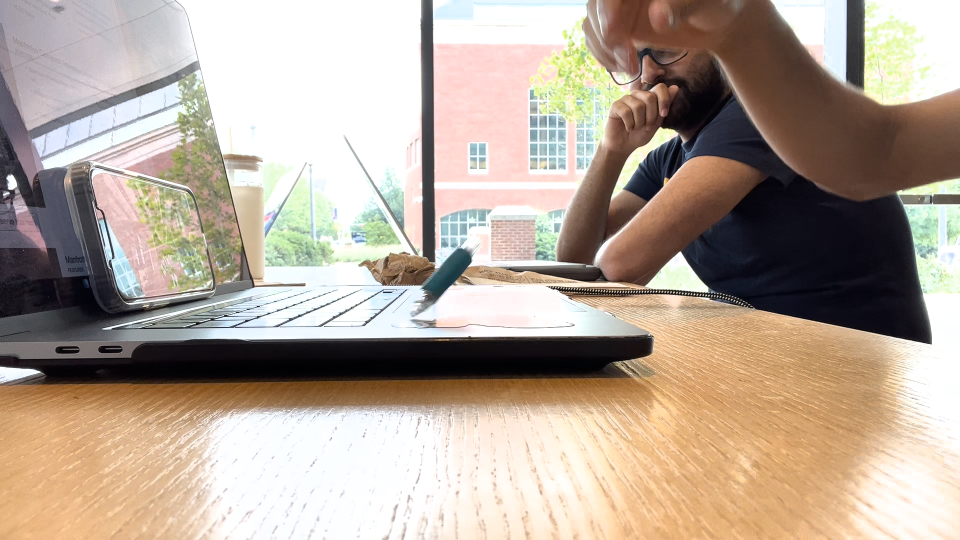
#> input picture frame 6 of archive/side.mov, 1920 x 1080 px (shown at 1/2 size)
$ python hsv_picker.py
#> lines starting #> are read from the running program, lines starting #| are printed output that depends on the picture; after the words box and inside, x2 and y2 are one past the last pixel; in counts of white or black regions, pixels touching at a corner belong together; pictures that were not available may be replaced by others from this repository, and a replacement may not be noted
#> further down, s_frame is the input picture: shape (1080, 1920, 3); mean B, G, R 152.6, 166.1, 180.4
import cv2
import numpy as np

def brightness_contrast(img, brightness=255, contrast=100):
    brightness = int((brightness - 0) * (255 - (-255)) / (510 - 0) + (-255))
    contrast = int((contrast - 0) * (127 - (-127)) / (254 - 0) + (-127))

    if brightness != 0:
        if brightness > 0:
            shadow = brightness
            max = 255
        else:
            shadow = 0
            max = 255 + brightness
        al_pha = (max - shadow) / 255
        ga_mma = shadow
        # The function addWeighted calculates
        # the weighted sum of two arrays
        cal = cv2.addWeighted(img, al_pha,
                             img, 0, ga_mma)
    else:
        cal = img
    if contrast != 0:
        Alpha = float(131 * (contrast + 127)) / (127 * (131 - contrast))
        Gamma = 127 * (1 - Alpha)
        # The function addWeighted calculates
        # the weighted sum of two arrays
        cal = cv2.addWeighted(cal, Alpha,
                             cal, 0, Gamma)
    # putText renders the specified text string in the image.
    cv2.putText(cal, 'B:{},C:{}'.format(brightness,
                                       contrast), (10, 30),
               cv2.FONT_HERSHEY_SIMPLEX, 1, (0, 0, 255), 2)
    return cal


def nothing(i):
    pass

def func(image, image2):
    # Create a window
    cv2.namedWindow('image')

    # Create trackbars for color change
    # Hue is from 0-179 for Opencv
    cv2.createTrackbar('HMin', 'image', 0, 179, nothing)
    cv2.createTrackbar('SMin', 'image', 0, 255, nothing)
    cv2.createTrackbar('VMin', 'image', 0, 255, nothing)
    cv2.createTrackbar('HMax', 'image', 0, 179, nothing)
    cv2.createTrackbar('SMax', 'image', 0, 255, nothing)
    cv2.createTrackbar('VMax', 'image', 0, 255, nothing)

    # Set default value for Max HSV trackbars
    cv2.setTrackbarPos('HMin', 'image', 0)
    cv2.setTrackbarPos('SMin', 'image', 110)
    cv2.setTrackbarPos('VMin', 'image', 70)
    cv2.setTrackbarPos('HMax', 'image', 54)
    cv2.setTrackbarPos('SMax', 'image', 230)
    cv2.setTrackbarPos('VMax', 'image', 220)

    # Initialize HSV min/max values
    hMin = sMin = vMin = hMax = sMax = vMax = 0
    phMin = psMin = pvMin = phMax = psMax = pvMax = 0

    while(1):
        # Get current positions of all trackbars
        hMin = cv2.getTrackbarPos('HMin', 'image')
        sMin = cv2.getTrackbarPos('SMin', 'image')
        vMin = cv2.getTrackbarPos('VMin', 'image')
        hMax = cv2.getTrackbarPos('HMax', 'image')
        sMax = cv2.getTrackbarPos('SMax', 'image')
        vMax = cv2.getTrackbarPos('VMax', 'image')

        # Set minimum and maximum HSV values to display
        lower = np.array([hMin, sMin, vMin])
        upper = np.array([hMax, sMax, vMax])

        # Convert to HSV format and color threshold
        hsv = cv2.cvtColor(image, cv2.COLOR_BGR2HSV)
#> hsv: shape (1080, 1920, 3); mean H, S, V 49.4, 60.2, 184.1
        hsv = brightness_contrast(hsv)
#> in brightness_contrast, `cal = cv2.addWeighted(cal, Alpha, cal, 0, Gamma)`: cal: shape (1080, 1920, 3); mean H, S, V 76.4, 83.4, 164.4
#> in brightness_contrast, `cv2.putText(cal, 'B:{},C:{}'.format(brightness, contrast), (10, 30), c..`: cal: shape (1080, 1920, 3); mean H, S, V 76.3, 83.4, 164.5
        mask = cv2.inRange(hsv, lower, upper)
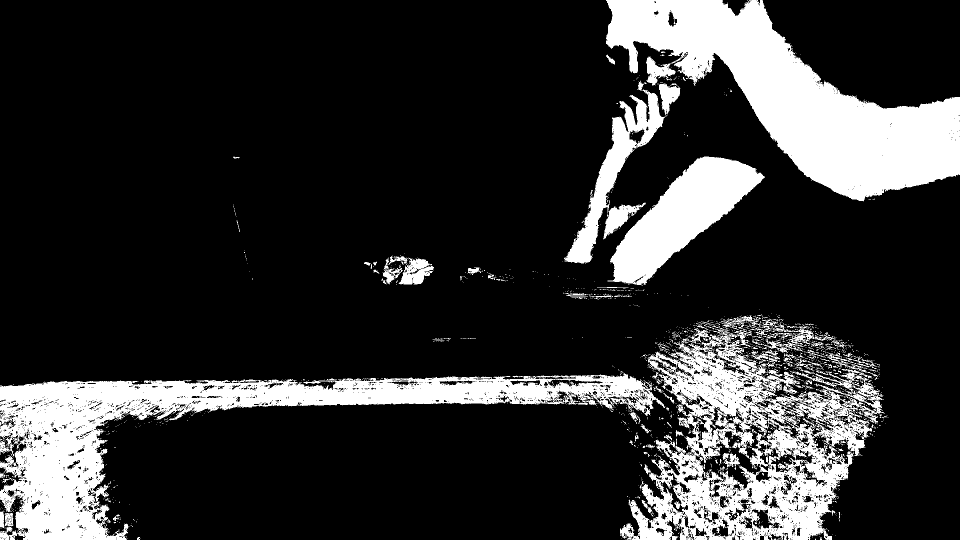
#> mask: shape (1080, 1920) (shown at 1/2 size); 18.9% white; 1831 white regions (1709 under 20 px), largest, box (x1, y1, x2, y2) and area: (1212, 0, 1920, 403) 116693, (0, 746, 1330, 1080) 110044, (1240, 657, 1770, 1080) 93541
        result = cv2.bitwise_and(image, image, mask=mask)
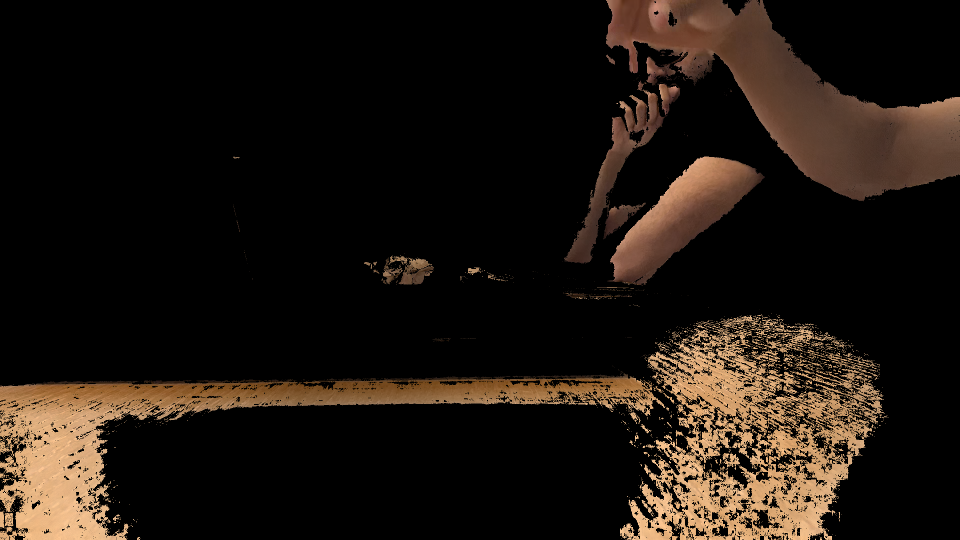
#> result: shape (1080, 1920, 3) (shown at 1/2 size); mean B, G, R 15.7, 22.2, 30

        hsv2 = cv2.cvtColor(image2, cv2.COLOR_BGR2HSV)
        hsv2 = brightness_contrast(hsv2)
        mask2 = cv2.inRange(hsv2, lower, upper)
        result2 = cv2.bitwise_and(image2, image2, mask=mask2)

        # Print if there is a change in HSV value
        if((phMin != hMin) | (psMin != sMin) | (pvMin != vMin) | (phMax != hMax) | (psMax != sMax) | (pvMax != vMax) ):
            print("(hMin = %d , sMin = %d, vMin = %d), (hMax = %d , sMax = %d, vMax = %d)" % (hMin , sMin , vMin, hMax, sMax , vMax))
            phMin = hMin
            psMin = sMin
            pvMin = vMin
            phMax = hMax
            psMax = sMax
            pvMax = vMax

        # Display result image
        cv2.imshow('image', result)
        cv2.imshow('image2', result2)
        if cv2.waitKey(10) & 0xFF == ord('q'):
#> (key q is pressed here)
            break

    cv2.destroyAllWindows()

side = cv2.VideoCapture('side.mov')
front = cv2.VideoCapture('front.mov')

while side.isOpened():
    s_ret, s_frame = side.read()
    f_ret, f_frame = front.read()

    if s_frame is None:
        break

    func(s_frame, f_frame)

$ run again, starting later in the video
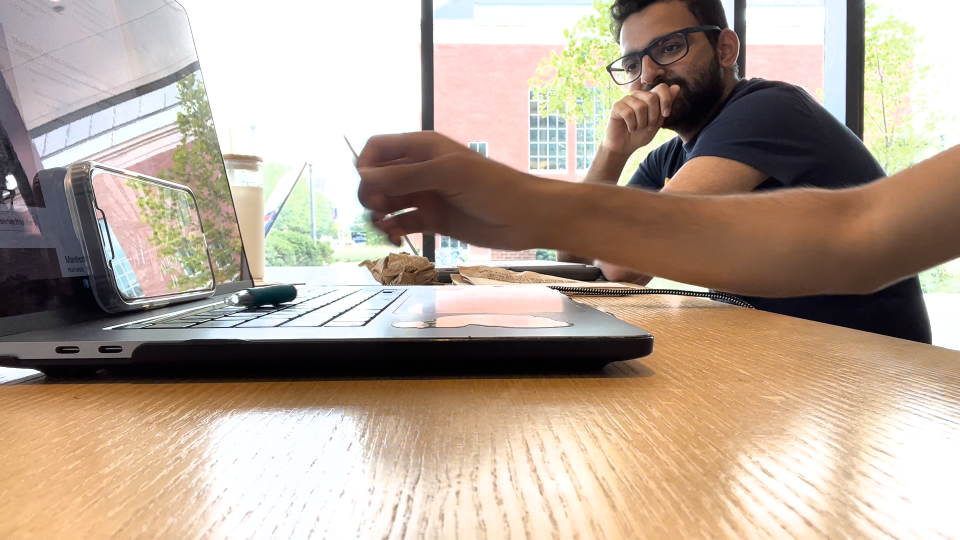
#> input picture frame 28 of archive/side.mov, 1920 x 1080 px (shown at 1/2 size)
#> s_frame is the input picture: shape (1080, 1920, 3); mean B, G, R 149.7, 164.5, 181
#> hsv: shape (1080, 1920, 3); mean H, S, V 45.6, 62.9, 184.1
#> in func, `mask = cv2.inRange(hsv, lower, upper)`:
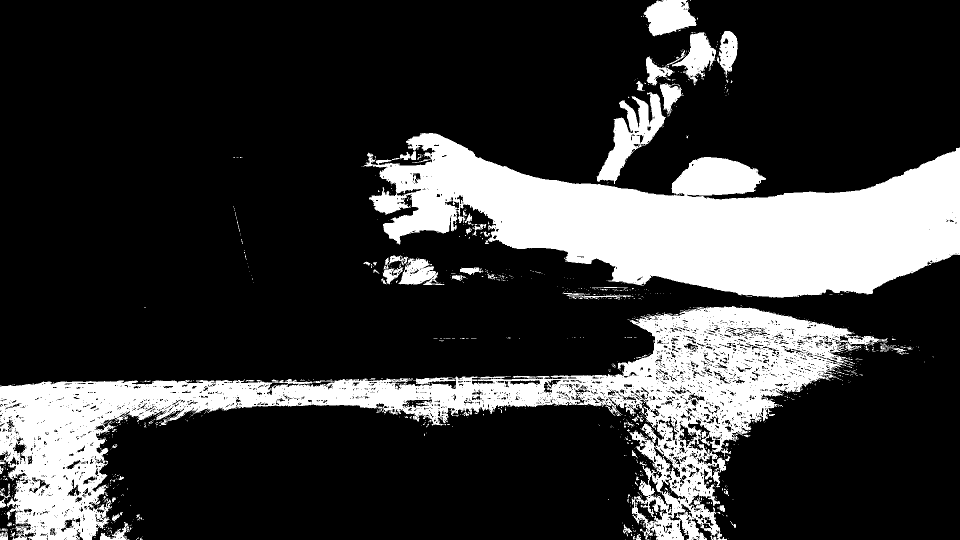
#> mask: shape (1080, 1920) (shown at 1/2 size); 21.9% white; 1244 white regions (1160 under 20 px), largest, box (x1, y1, x2, y2) and area: (728, 266, 1920, 596) 212799, (0, 612, 1776, 1080) 205267, (1193, 184, 1332, 368) 9331
#> in func, `result = cv2.bitwise_and(image, image, mask=mask)`:
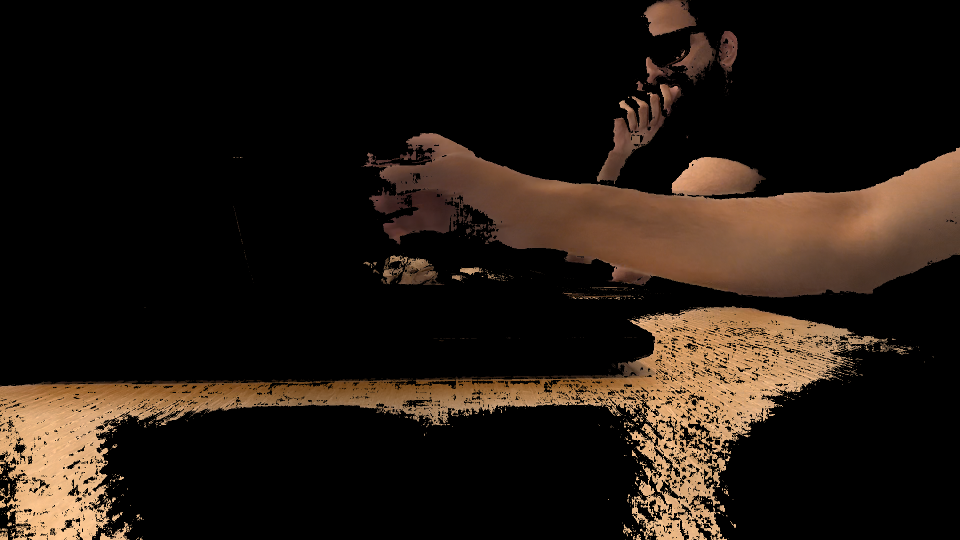
#> result: shape (1080, 1920, 3) (shown at 1/2 size); mean B, G, R 17.4, 24.8, 34.3
